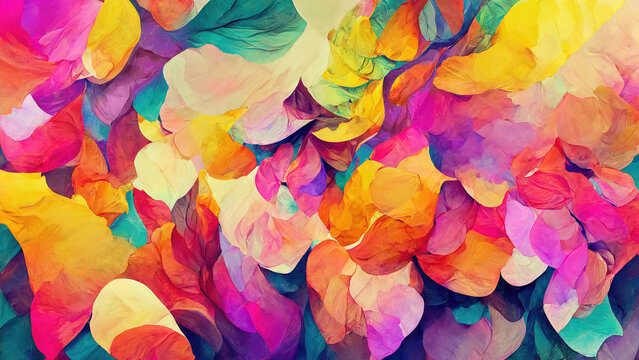
#> input picture computer-vision-tutorials/images/colorful.jpg, 639 x 360 px, found by its file name
$ python Color_spaces.py
#> lines starting #> are read from the running program, lines starting #| are printed output that depends on the picture
import cv2

"""
Color spaces: Color spaces are a way to represent the color channels present in the image that gives the image that
particular hue.

BGR color space: OpenCV’s default color space is RGB. However, it actually stores color in the BGR format.
It is an additive color model where the different intensities of Blue, Green and Red give different shades of color.

HSV color space: It stores color information in a cylindrical representation of RGB color points. It attempts to
depict the colors as perceived by the human eye. Hue value varies from 0-179, Saturation value varies from 0-255
and Value value varies from 0-255. It is mostly used for color segmentation purpose.

CMYK color space: Unlike, RGB it is a subtractive color space. The CMYK model works by partially or entirely
masking colors on a lighter, usually white, background. The ink reduces the light that would otherwise be reflected.
Such a model is called subtractive because inks “subtract” the colors red, green and blue from white light.
White light minus red leaves cyan, white light minus green leaves magenta, and white light minus blue leaves yellow.

"""

image = cv2.imread("colorful.jpg")
#> image is the input picture: shape (360, 639, 3); mean B, G, R 106.1, 117.3, 189.8

#Seperating different color channels
B, G ,R = cv2.split(image)
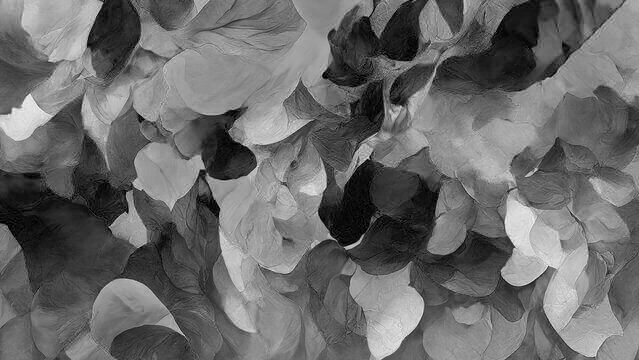
#> B: shape (360, 639); min 0, max 247, mean 106.1
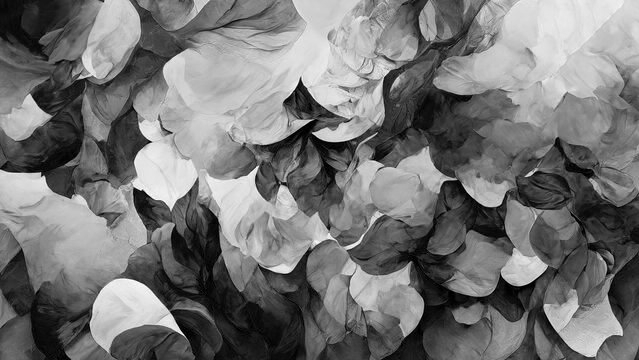
#> G: shape (360, 639); min 0, max 255, mean 117.3
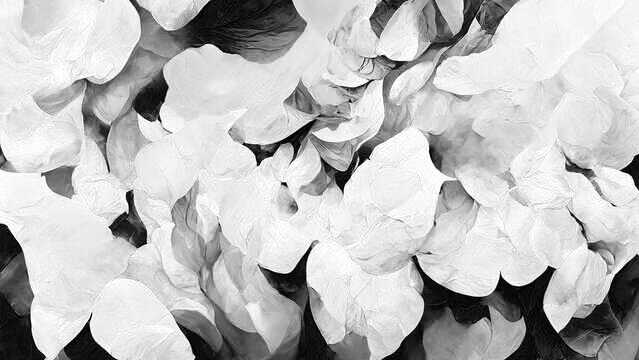
#> R: shape (360, 639); min 0, max 255, mean 189.8

cv2.imshow("Original", image)
cv2.waitKey(0)

cv2.imshow("Blue", B)
cv2.waitKey(0)

cv2.imshow("Green", G)
cv2.waitKey(0)

cv2.imshow("Red", R)
cv2.waitKey(0)

cv2.destroyAllWindows()
